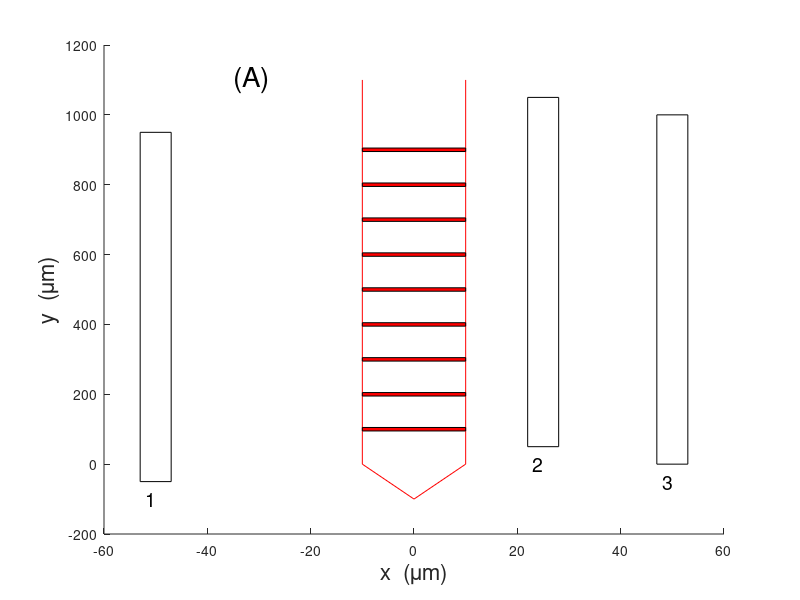
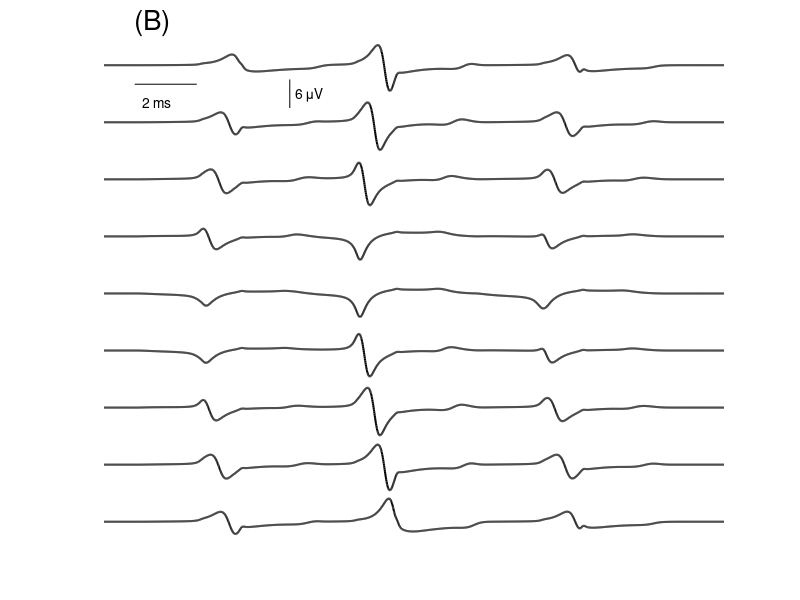

MATLAB code for these plots, in order:
%
%  Gabbiani & Cox, Mathematics for Neuroscientists
%
%  stEcabextrapop.m  
%
% solve for the extracellular potential in the neighborhood of 
% three active cables
%
% usage:	stEcabextrapop
%

function stEcabextrapop

cab = struct('rad',1e-4,'ell',1e-1,'dx',1e-4,'dt',0.01);
g = struct('K', 36, 'Na', 120, 'Cl', 0.3);
stim = struct('amp',2e-4,'loc',cab.ell/2,'Tfin',8);

close all

Cm = 1;		% micro F / cm^2
R2 = 0.3; %0.034;		% k Ohm cm
dx = cab.dx;
dt = cab.dt;
Nx = cab.ell/dx;		% patch length
A = 2*pi*cab.rad*dx;		% patch surface area
x = dx/2:dx:cab.ell-dx/2;	% vector of patch midpoints

Nt = ceil(stim.Tfin/dt);

E = struct('K', -77, 'Na', 56, 'Cl', -68);

eloc = round(Nx*stim.loc/cab.ell);
Iapp = stim.amp/A;

e = ones(Nx,1);
B = spdiags([-e 2*e -e], -1:1, Nx, Nx)/dx/dx;
B(1,1) = 1/dx/dx;
B(Nx,Nx) = 1/dx/dx;
B = (cab.rad/2/R2)*B;
dB = diag(B);

options = optimset('Jacobian','on');
V = fsolve(@(V) Iss(V,E,g,B),-70*e,options);    % initial conditions

n = an(V)./(an(V)+bn(V)); 
m = am(V)./(am(V)+bm(V)); 
h = ah(V)./(ah(V)+bh(V)); 

t = 0;
I = zeros(Nx,1);
Imem = zeros(Nx,Nt);

for j=2:Nt,

      t = (j-1)*dt;

      I(eloc) = Iapp.*t.*exp(1-t);

      a = an(V);  c = (a+bn(V))/2;
      n = ( (1/dt-c).*n + a) ./ (1/dt + c); n4 = n.^4;

      a = am(V);  c = (a+bm(V))/2;
      m = ( (1/dt-c).*m + a) ./ (1/dt + c);

      a = ah(V);  c = (a+bh(V))/2;
      h = ( (1/dt-c).*h + a) ./ (1/dt + c); m3h = m.^3.*h;

      d = g.Na.*m3h + g.K.*n4 + g.Cl;

      f = g.Na.*m3h*E.Na + g.K.*n4*E.K + g.Cl.*E.Cl + I;

      B(1:Nx+1:end) = dB + d + 2*Cm/dt;         % update the diagonal

      Vmid = B\(2*Cm*V/dt + f);
      
      V = 2*Vmid - V;
  
      % collect the membrane currents

    INa = g.Na*m3h.*(V-E.Na);
    IK = g.K*n4.*(V-E.K);
    ICl = g.Cl*(V-E.Cl);
    ICap = 2*Cm*(V-Vmid)/dt;
    Imem(:,j) = A*(INa + IK + ICl - I + ICap);
    
end

% compute contributions at each electrode

ncab = 3;
t1 = [1 6 12];
tfin = 20;
xloc = [-.005 0.0025 0.005];
yloc = [-.005 0.005 0];
ycenters = ((1:Nx)'-1/2)*cab.ell/Nx;
phi = zeros(9,ceil(tfin/dt));
sig = 0.003; % S/cm 

for c = 1:ncab
    xcenter = xloc(c); %0.005;
    jinc = ceil(t1(c)/dt);
    for j=1:Nt,
        for iy = 1:9
            yrec = 0.01*iy;
            dscale = 4*pi*sig*sqrt(xcenter^2+(yrec-(ycenters+yloc(c))).^2);
            phi(iy,j+jinc) = phi(iy,j+jinc) + sum(Imem(:,j)./dscale);
        end
    end
end

% draw thee electrode/cables configuration

figure(1)

plot(3*[-1 1 1 -1 -1]-50,[0 0 1e3 1e3 0]-50,'k')   % cell 1
hold on
text(-52,-100,'1','fontsize',14)
plot(3*[-1 1 1 -1 -1]+25,[0 0 1e3 1e3 0]+50,'k')   % cell 2
text(23,0,'2','fontsize',14)
plot(3*[-1 1 1 -1 -1]+50,[0 0 1e3 1e3 0],'k')   % cell 3
text(48,-50,'3','fontsize',14)
plot([-10 -10 0 10 10],[1.1e3 0 -100 0 1.1e3],'r')   % shank
for j=1:9,
    fill(10*[-1 1 1 -1],j*100 + 5*[-1 -1 1 1],'r')
end
text(-35,1100,'(A)','fontsize',20)
hold off
xlabel('x  (\mum)','fontsize',16)
ylabel('y  (\mum)','fontsize',16)
box off

% graph extracellular potentials

figure(2)
tim = dt:dt:tfin;
for iy=1:9,
    plot(tim,phi(iy,:)+12*(iy-1),'k','linewidth',1.5)
    hold on
end
plot([1 3],92*[1 1],'k')
text(1.25,88.25,'2 ms','fontsize',10)
plot([6 6],[87 93],'k')
text(6.2,90,'6 \muV','fontsize',10)
text(1,105,'(B)','fontsize',20)
hold off
axis tight
axis off
    
    
return

function [val, jac] = Iss(V,E,g,B)
Nx = length(V);
a = am(V); b = bm(V);
m = a./(a+b);
dm = (dam(V).*b - a.*dbm(V))./(a+b).^2;

a = ah(V); b = bh(V);
h = a./(a+b);
dh = (dah(V).*b - a.*dbh(V))./(a+b).^2;

a = an(V); b = bn(V);
n = a./(a+b);
dn = (dan(V).*b - a.*dbn(V))./(a+b).^2;

m3h = m.^3.*h;
n4 = n.^4;

val = B*V + g.Na.*m3h.*(V-E.Na) + g.K.*n4.*(V-E.K) + g.Cl.*(V-E.Cl);

dj = g.Na.*((3*dm.*m.^2.*h + m.^3.*dh).*(V-E.Na) + m3h) + ...
     g.K.*(4*dn.*n.^3.*(V-E.K) + n4) + g.Cl;
jac = B + spdiags(dj,0,Nx,Nx);

function val = an(v)
val = .01*(10-(v+71))./(exp(1-(v+71)/10)-1);

function val = dan(v)
tmp = exp(-(61+v)/10);
val = -( tmp.*(71+v) - 10 )./(tmp-1).^2/1000;

function val = bn(v)
val = .125*exp(-(v+71)/80);

function val = dbn(v)
val = -exp(-(v+71)/80)/640;

function val = am(v)
val = .1*(25-(v+71))./(exp(2.5-(v+71)/10)-1);

function val = dam(v)
tmp = exp(-(46+v)/10);
val = -( tmp.*(56+v) - 10 )./(tmp-1).^2/100;

function val = bm(v)
val = 4*exp(-(v+71)/18);

function val = dbm(v)
val = -(2/9)*exp(-(v+71)/18);

function val = ah(v)
val = 0.07*exp(-(v+71)/20);

function val = dah(v)
val = -(7/2000)*exp(-(v+71)/20);

function val = bh(v)
val = 1./(exp(3-(v+71)/10)+1);

function val = dbh(v)
tmp = exp(-(v+41)/10);
val = tmp./(tmp+1).^2/10;
